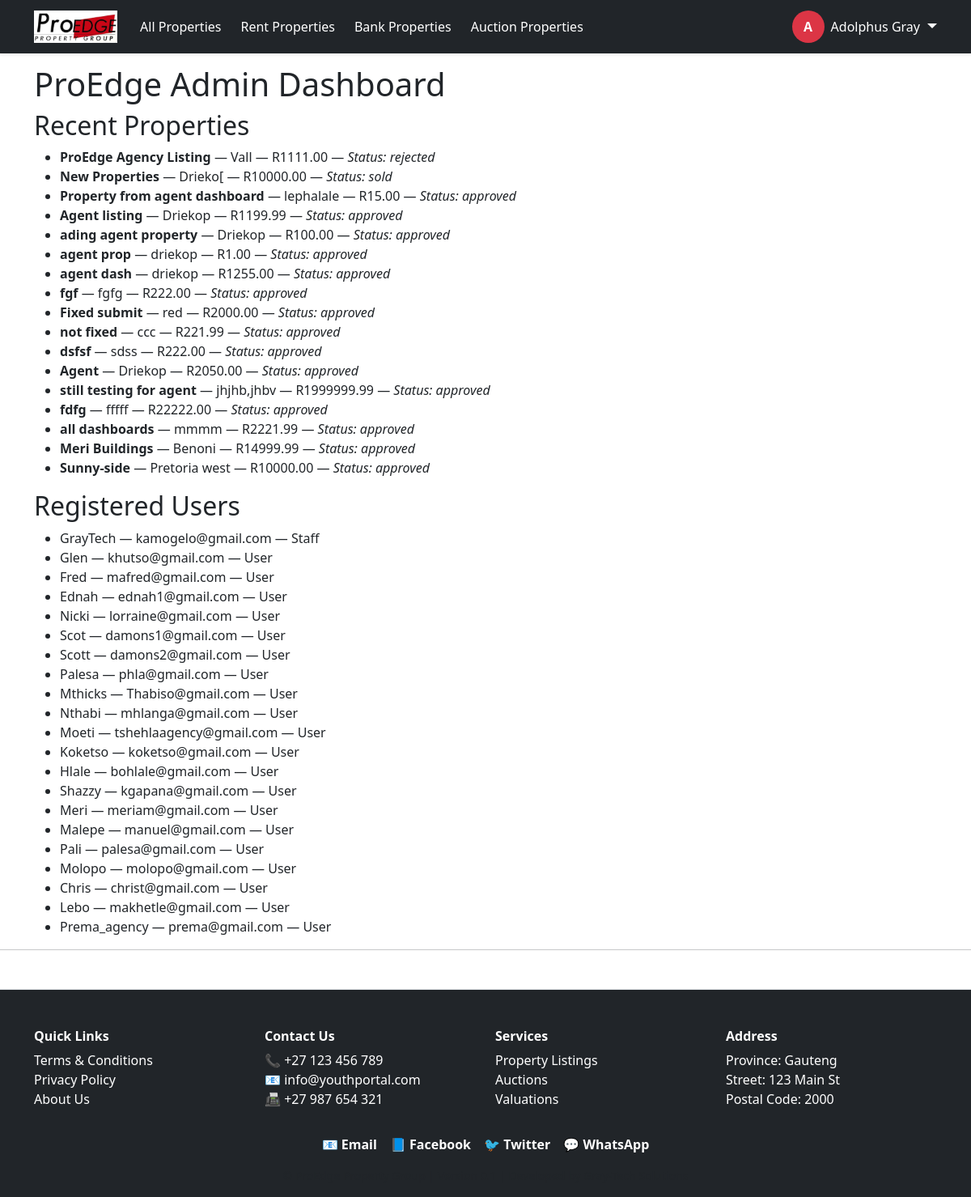
The page /staff/ (signed in) on the database as committed earlier.
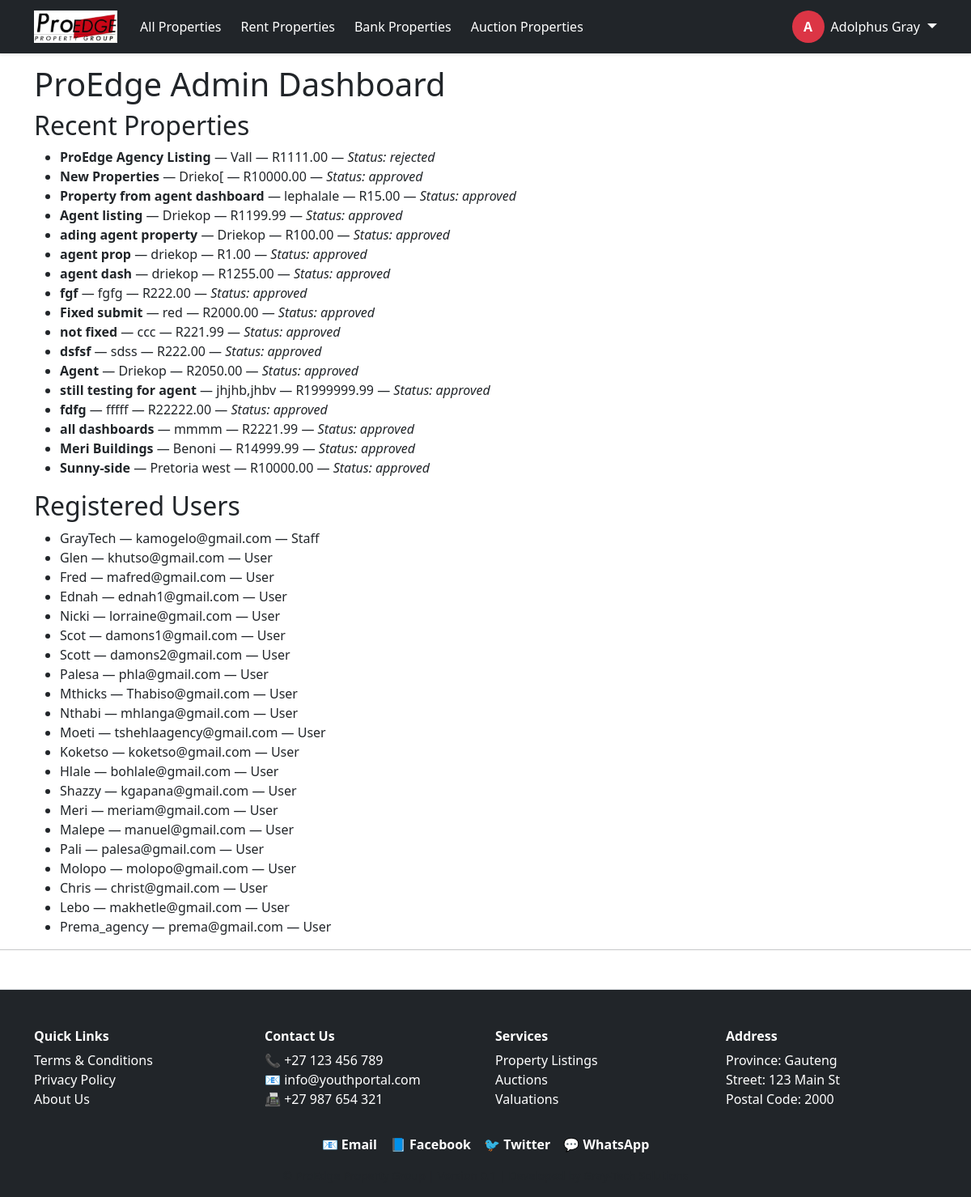
The same page on the database as committed later.
### listings/models.py (models this page shows, shortened)
class Property(models.Model):
    PROPERTY_TYPE_CHOICES = [
        ('house', 'House'),
        ('apartment', 'Apartment'),
        ('land', 'Vacant Land'),
        ('commercial', 'Commercial'),
        ('industrial', 'Industrial'),
    ]
    LISTING_TYPE_CHOICES = [
        ('private', 'Private Seller'),
        ('agent', 'Agent'),
        ('bank', 'Bank Property'),
    ]
    STATUS_CHOICES = [
        ('approved', 'Approved'),
        ('pending', 'Pending'),
        ('rejected', 'Rejected'),
        ('sold', 'Sold'),
    ]
    title = models.CharField(max_length=200)
    description = models.TextField()
    price = models.DecimalField(max_digits=12, decimal_places=2)
    location = models.CharField(max_length=255)
    province = models.CharField(max_length=100)  # Now a free-text field
    area = models.CharField(max_length=100, null=True, blank=True)
    property_type = models.CharField(max_length=20, choices=PROPERTY_TYPE_CHOICES)
    listing_type = models.CharField(max_length=20, choices=LISTING_TYPE_CHOICES, default='')
    status = models.CharField(max_length=20, choices=STATUS_CHOICES)
    latitude = models.DecimalField(max_digits=9, decimal_places=6, null=True, blank=True)
    longitude = models.DecimalField(max_digits=9, decimal_places=6, null=True, blank=True)
    floor_plan = models.FileField(upload_to='floor_plans/', null=True, blank=True)
    number_of_bedrooms = models.PositiveIntegerField(null=True, blank=True)
    number_of_kitchens = models.PositiveIntegerField(null=True, blank=True)
    number_of_bathrooms = models.PositiveIntegerField(null=True, blank=True)
    number_of_garages = models.PositiveIntegerField(null=True, blank=True)
    floor_area_m2 = models.DecimalField(max_digits=10, decimal_places=2, null=True, blank=True)
    erf_size_m2 = models.DecimalField(max_digits=10, decimal_places=2, null=True, blank=True)
    price_per_m2 = models.DecimalField(max_digits=10, decimal_places=2, null=True, blank=True)
    price_per_erf_m2 = models.DecimalField(max_digits=10, decimal_places=2, null=True, blank=True)
    has_parking = models.BooleanField(default=False)
    number_of_parking_slots = models.CharField(max_length=10, blank=True, default="N/A")
    seller = models.ForeignKey(settings.AUTH_USER_MODEL, on_delete=models.CASCADE, related_name='properties', null=True, blank=True)
    buyer = models.ForeignKey(settings.AUTH_USER_MODEL, on_delete=models.SET_NULL, null=True, blank=True, related_name='purchased_properties')
    landlord = models.ForeignKey(settings.AUTH_USER_MODEL, on_delete=models.SET_NULL, null=True, blank=True, related_name='rented_properties')
    tenant = models.ForeignKey(settings.AUTH_USER_MODEL, on_delete=models.SET_NULL, null=True, blank=True, related_name='rented_by_properties')
    agent = models.ForeignKey(settings.AUTH_USER_MODEL, on_delete=models.SET_NULL, null=True, blank=True, related_name='listed_properties')
    agents = models.ManyToManyField(settings.AUTH_USER_MODEL, blank=True, related_name='properties_assigned')
    bank = models.ForeignKey(settings.AUTH_USER_MODEL, on_delete=models.SET_NULL, null=True, blank=True, related_name='banked_properties')
    auctioneer = models.ForeignKey(settings.AUTH_USER_MODEL, on_delete=models.SET_NULL, null=True, blank=True, related_name='auctioned_properties')
    agency = models.ForeignKey('Agency', on_delete=models.CASCADE, null=True, blank=True, related_name='properties')
    created_at = models.DateTimeField(auto_now_add=True)
    listed_by_agent = models.ForeignKey("AgentProfile", on_delete=models.SET_NULL, null=True, blank=True)
    class Meta:
        verbose_name_plural = "Properties"

### staff/views.py (the view)
# urls.py: path('', views.dashboard, name='dashboard'),
@login_required
@user_passes_test(is_staff_user)
def dashboard(request):
    properties = Property.objects.all()
    users = User.objects.all()
    return render(request, 'staff/dashboard.html', {
        'properties': properties,
        'users': users,
    })

### staff/views.py (called while the page is built)
def is_staff_user(user):
    return user.is_authenticated and user.is_staff

### staff/templates/staff/dashboard.html
{% extends 'base.html' %}
{% block content %}
<h1>ProEdge Admin Dashboard</h1>
<section>
  <h2>Recent Properties</h2>
  <ul>
    {% for prop in properties %}
      <li>
        <strong>{{ prop.title }}</strong> — {{ prop.location }} — R{{ prop.price }} —
        <em>Status: {{ prop.status }}</em>
      </li>
    {% empty %}
      <li>No properties found.</li>
    {% endfor %}
  </ul>
</section>
<section>
  <h2>Registered Users</h2>
  <ul>
    {% for user in users %}
      <li>{{ user.username }} — {{ user.email }} — {{ user.is_staff|yesno:"Staff,User" }}</li>
    {% empty %}
      <li>No users registered.</li>
    {% endfor %}
  </ul>
</section>
{% endblock %}

Rows that differ between the two databases and show on the page:
changed Property "New Properties": status "sold" → "approved"
